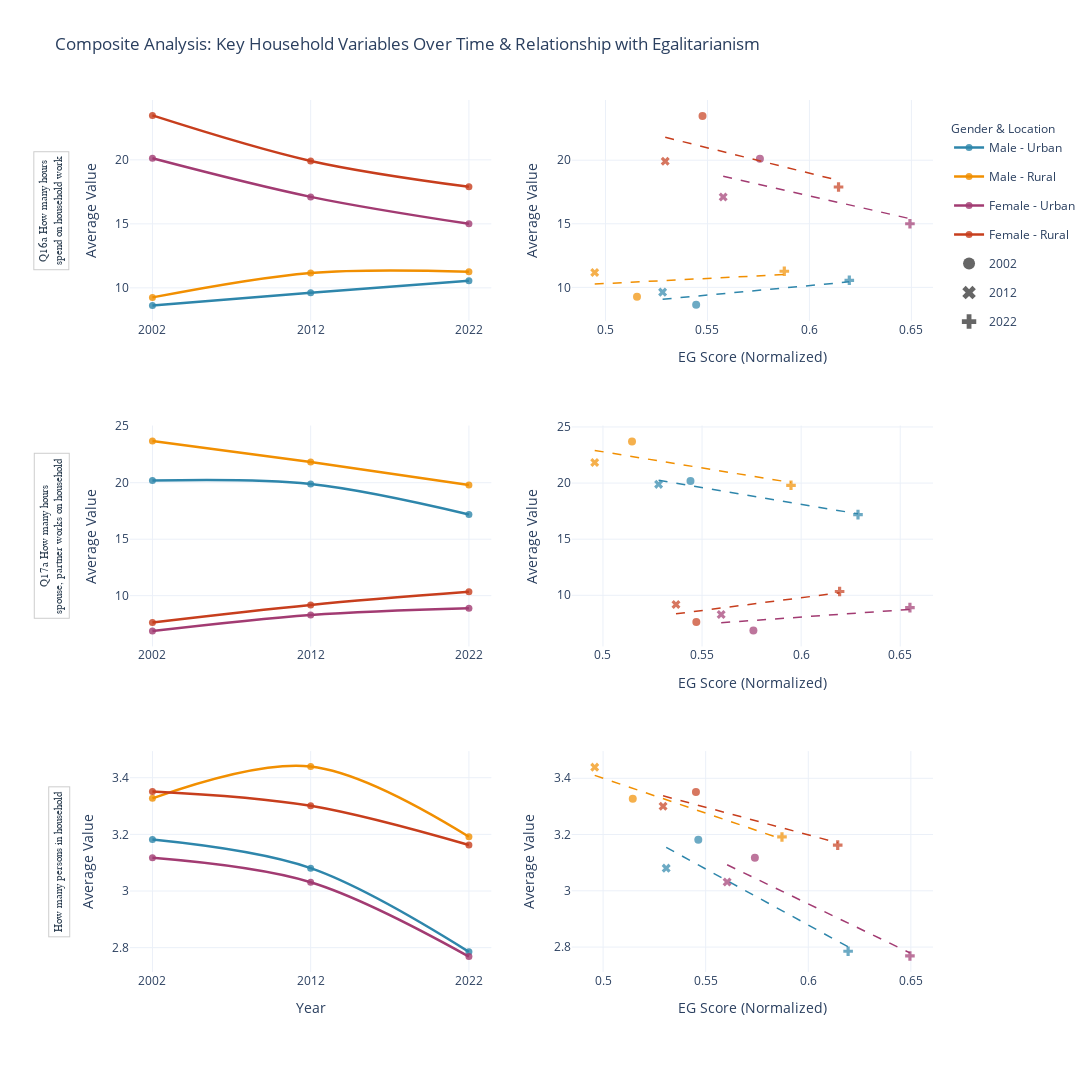

Notebook cell for this chart:
### Markdown cell above
## 4. Composite Dashboard: Household Variables vs. Egalitarianism Score

This dashboard shows time trends (left column) and relationships with egalitarianism score (right column) for key household variables: household work hours, spouse household work, and household population.

### Code cell
dashboard_vars = ['hh_wrk_hrs', 'SP_HH', 'HOMPOP']

composite_data['urban_rural_simple'] = composite_data['urban_rural'].apply(
    lambda x: 'Urban' if any(term in str(x).lower() for term in ['city', 'urban', 'suburb', 'town'])
    else 'Rural' if any(term in str(x).lower() for term in ['rural', 'village', 'farm', 'country'])
    else 'Other'
)

def aggregate_for_dashboard(df, var):
    """Aggregate data by year, sex, and urban_rural"""
    plot_df = df[
        df['eg_score_norm'].notna() &
        df[var].notna() &
        df['sex'].isin(['Male', 'Female'])
    ].copy()
    
    if len(plot_df) == 0:
        return None
    
    plot_df[f'{var}_numeric'] = pd.to_numeric(
        plot_df[var].astype(str).str.replace(',', '.', regex=False),
        errors='coerce'
    )
    plot_df = plot_df.dropna(subset=[f'{var}_numeric'])
    
    if len(plot_df) == 0:
        return None
    
    agg_df = plot_df.groupby(['year', 'sex', 'urban_rural_simple']).agg({
        f'{var}_numeric': 'mean',
        'eg_score_norm': 'mean'
    }).reset_index()
    
    agg_df.columns = ['year', 'sex', 'urban_rural_simple', f'{var}_mean', 'eg_score_norm_mean']
    
    return agg_df

n_vars = len(dashboard_vars)
fig = make_subplots(
    rows=n_vars, cols=2,
    subplot_titles=[],
    vertical_spacing=0.12,
    horizontal_spacing=0.10,
    specs=[[{"secondary_y": False}, {"secondary_y": False}]
           for _ in range(n_vars)]
)

color_map = {
    'Male_Urban': '#2E86AB',
    'Female_Urban': '#A23B72',
    'Male_Rural': '#F18F01',
    'Female_Rural': '#C73E1D'
}

legend_groups_used = set()

for var_idx, var in enumerate(dashboard_vars):
    var_label = cols_question_mapping.get(var, var)
    agg_df = aggregate_for_dashboard(composite_data, var)
    
    if agg_df is None or len(agg_df) == 0:
        continue
    
    row = var_idx + 1
    
    col = 1
    for sex in ['Male', 'Female']:
        for urb in ['Urban', 'Rural']:
            subset = agg_df[
                (agg_df['sex'] == sex) &
                (agg_df['urban_rural_simple'] == urb)
            ].sort_values('year')
            
            if len(subset) > 0:
                gender_urban_key = f'{sex}_{urb}'
                color = color_map.get(gender_urban_key, '#808080')
                show_legend = gender_urban_key not in legend_groups_used
                if show_legend:
                    legend_groups_used.add(gender_urban_key)
                
                fig.add_trace(
                    go.Scatter(
                        x=subset['year'],
                        y=subset[f'{var}_mean'],
                        mode='lines+markers',
                        name=f'{sex} - {urb}',
                        marker=dict(color=color, size=7, opacity=0.8),
                        line=dict(color=color, width=2.5, shape='spline'),
                        legendgroup=gender_urban_key,
                        showlegend=show_legend,
                        hovertemplate=f'<b>{var_label}</b><br>Year: %{{x}}<br>Value: %{{y:.2f}}<br>{sex} - {urb}<extra></extra>'
                    ),
                    row=row, col=col
                )
    
    col = 2
    marker_symbols = {2002: 'circle', 2012: 'x', 2022: 'cross'}
    
    for sex in ['Male', 'Female']:
        for urb in ['Urban', 'Rural']:
            gender_urban_key = f'{sex}_{urb}'
            color = color_map.get(gender_urban_key, '#808080')
            
            all_years_subset = agg_df[
                (agg_df['sex'] == sex) &
                (agg_df['urban_rural_simple'] == urb)
            ]
            
            for year in [2002, 2012, 2022]:
                subset = all_years_subset[all_years_subset['year'] == year]
                if len(subset) > 0:
                    symbol = marker_symbols[year]
                    show_legend = gender_urban_key not in legend_groups_used
                    if show_legend:
                        legend_groups_used.add(gender_urban_key)
                    
                    fig.add_trace(
                        go.Scatter(
                            x=subset['eg_score_norm_mean'],
                            y=subset[f'{var}_mean'],
                            mode='markers',
                            name=f'{sex} - {urb}',
                            marker=dict(
                                color=color,
                                size=8,
                                opacity=0.7,
                                symbol=symbol
                            ),
                            legendgroup=gender_urban_key,
                            showlegend=show_legend,
                            hovertemplate=f'<b>{var_label}</b><br>EG Score: %{{x:.3f}}<br>Value: %{{y:.2f}}<br>{sex} - {urb} - {year}<extra></extra>'
                        ),
                        row=row, col=col
                    )
            
            if len(all_years_subset) >= 2:
                try:
                    z = np.polyfit(
                        all_years_subset['eg_score_norm_mean'],
                        all_years_subset[f'{var}_mean'],
                        1
                    )
                    p = np.poly1d(z)
                    x_trend = np.linspace(
                        all_years_subset['eg_score_norm_mean'].min(),
                        all_years_subset['eg_score_norm_mean'].max(),
                        50
                    )
                    fig.add_trace(
                        go.Scatter(
                            x=x_trend,
                            y=p(x_trend),
                            mode='lines',
                            name=f'{sex}-{urb} trend',
                            line=dict(color=color, width=1.5, dash='dash'),
                            legendgroup=gender_urban_key,
                            showlegend=False,
                            hoverinfo='skip'
                        ),
                        row=row, col=col
                    )
                except:
                    pass
    
    fig.update_xaxes(
        title_text="Year" if row == n_vars else "",
        tickmode='array',
        tickvals=[2002, 2012, 2022],
        ticktext=['2002', '2012', '2022'],
        row=row, col=1
    )
    fig.update_yaxes(
        title_text="Average Value",
        row=row, col=1
    )
    fig.update_xaxes(
        title_text="EG Score (Normalized)",
        row=row, col=2
    )
    fig.update_yaxes(
        title_text="Average Value",
        row=row, col=2
    )

year_legend_traces = [
    go.Scatter(x=[None], y=[None], mode='markers', name='2002',
               marker=dict(symbol='circle', size=12, color='#666666'), showlegend=True),
    go.Scatter(x=[None], y=[None], mode='markers', name='2012',
               marker=dict(symbol='x', size=12, color='#666666'), showlegend=True),
    go.Scatter(x=[None], y=[None], mode='markers', name='2022',
               marker=dict(symbol='cross', size=12, color='#666666'), showlegend=True),
]
for trace in year_legend_traces:
    fig.add_trace(trace)

row_titles_annotations = []
vertical_spacing = 0.12

for var_idx, var in enumerate(dashboard_vars):
    var_label = format_title(cols_question_mapping.get(var, var))
    row = var_idx + 1
    
    total_plot_height = 1 - (n_vars - 1) * vertical_spacing
    row_height = total_plot_height / n_vars
    row_y_pos = 1 - (row - 1) * (row_height + vertical_spacing) - row_height / 2
    
    row_titles_annotations.append(
        dict(
            text=var_label,
            xref='paper',
            yref='paper',
            x=-0.075,
            y=row_y_pos,
            xanchor='right',
            yanchor='middle',
            textangle=-90,
            showarrow=False,
            font=dict(size=11, color='#2c3e50', family='Arial'),
            bgcolor='rgba(255, 255, 255, 0.9)',
            bordercolor='rgba(0, 0, 0, 0.2)',
            borderwidth=1,
            borderpad=4
        )
    )

fig.update_layout(
    template='plotly_white',
    height=1400 if n_vars == 3 else 1000,
    width=1400,
    title_text=format_title("Composite Analysis: Key Household Variables Over Time & Relationship with Egalitarianism", max_words=100),
    showlegend=True,
    legend=dict(
        title=dict(text='Gender & Location', font=dict(size=12)),
        yanchor="top",
        y=0.98,
        xanchor="left",
        x=1.02
    ),
    margin=dict(l=130, r=100, t=100, b=120),
    annotations=row_titles_annotations
)

fig.write_html('images/interactive/composite_dashboard_hh_vars.html')
fig.write_image('images/static/composite_dashboard_hh_vars.png', width=1600, height=1600, scale=2)

print("✓ Composite dashboard created")
print(f"✓ Saved: images/static/composite_dashboard_hh_vars.png")
print(f"✓ Saved: images/interactive/composite_dashboard_hh_vars.html")

fig.show()
